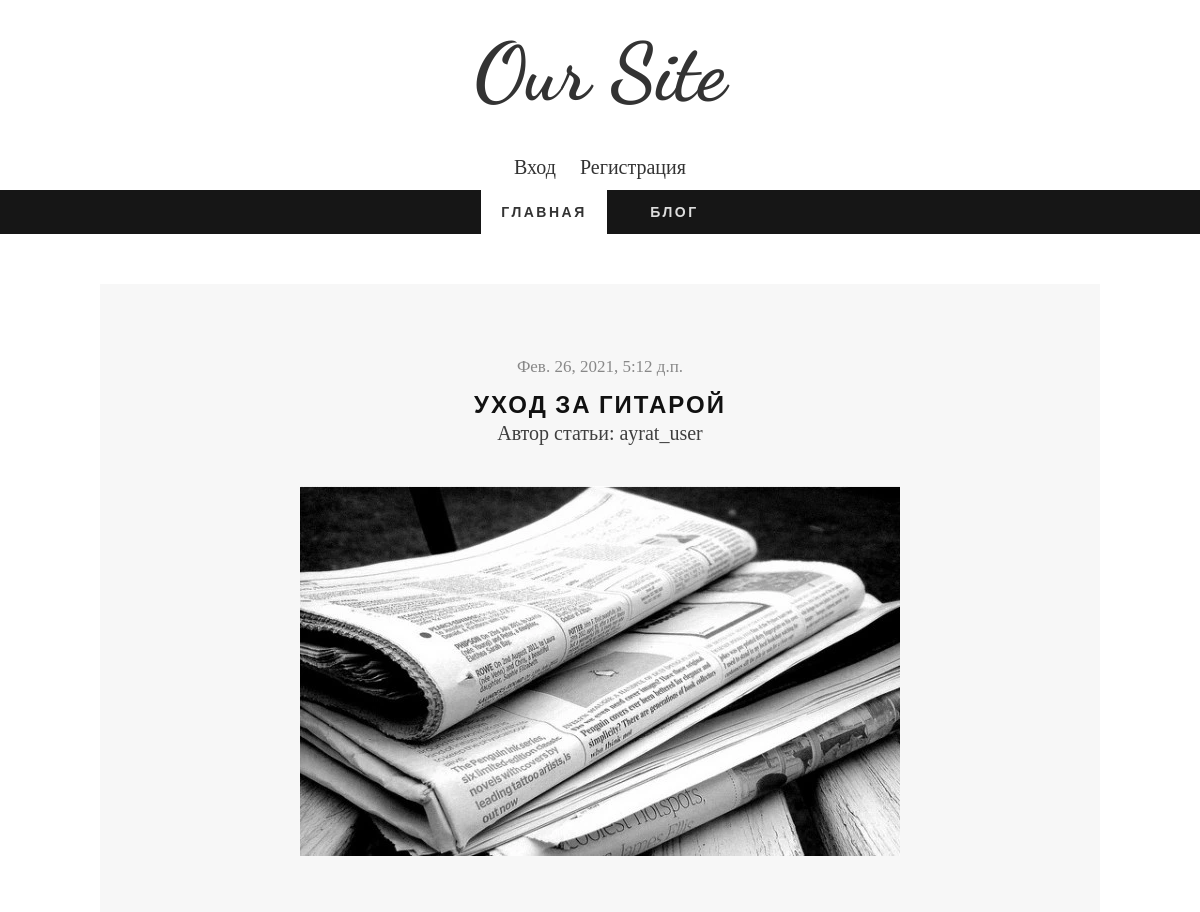
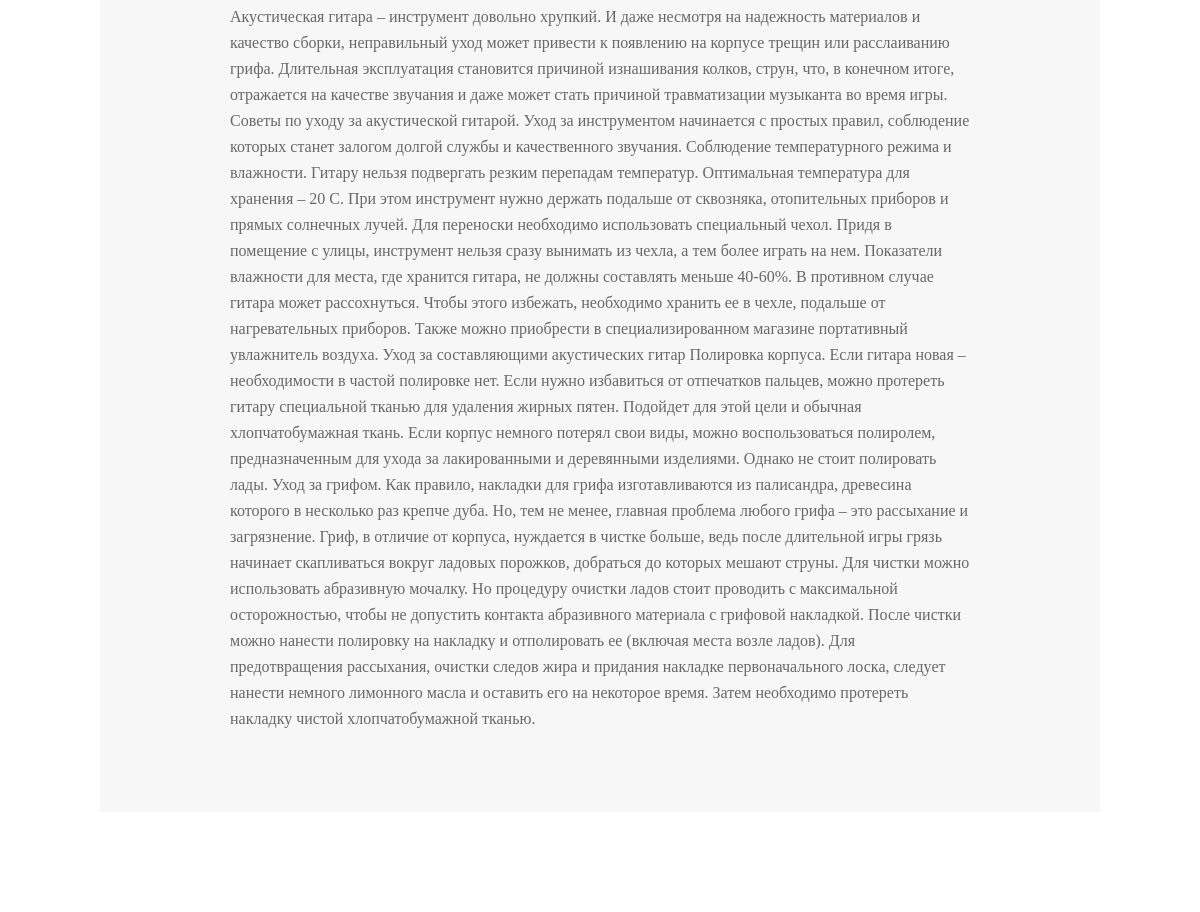
The app's page /blog/5 with its own data (2 pictures, top to bottom).
### blog/models.py (models this page shows)
class Post(models.Model):
    title = models.CharField('Название', max_length=100)
    text = models.TextField('Текст')
    date = models.DateTimeField('Дата публикации', default=timezone.now)
    author = models.ForeignKey(User, verbose_name='Автор', on_delete=models.CASCADE)
    image = models.ImageField('Изображение', default='', upload_to='posts/')
    class Meta():
        verbose_name = 'Пост'
        verbose_name_plural = 'Посты'

### blog/views.py (the view)
# urls.py: path('blog/<int:pk>', views.BlogDetailView.as_view(), name='single-page')
class BlogDetailView(DetailView):
    model = Post
    template_name = 'blog/single.html'
    context_object_name = 'post'
    def get_context_data(self, **kwargs):
        ctx = super(BlogDetailView, self).get_context_data(**kwargs)
        ctx['title'] = f'Запись - {Post.title}'
        return ctx

### blog/templates/blog/single.html
{% extends 'blog/main.html' %}
    {% block content %}
		<div class="wrap-container">
			<div id="main-content">
				<div class="wrap-content">
					<div class="row">
						<article class="single-post zerogrid">
							<div class="row wrap-post">
								<div class="entry-header">
									<span class="time">{{ post.date }}</span>
									<h2 class="entry-title"><a href="#">{{ post.title }}</a></h2>
									<span style='font-size: 20px;'>Автор статьи: {{ post.author }}</span>
								</div>
								<div class="post-thumbnail-wrap">
									<img src="{{ post.image.url }}">
								</div>
								<div class="entry-content">
									<div class="excerpt">
										<p>
											{{ post.text }}
										</p>
									</div>
								</div>
							</div>
						</article>
					</div>
				</div>
			</div>
		</div>
	{% endblock %}

### blog/static/blog/css/zerogrid.css (style rules this page uses)
.zerogrid { width: 1000px; position: relative; margin: 0 auto; padding: 0px; }
.zerogrid:after { content: "\0020"; display: block; height: 0; clear: both; visibility: hidden; }
.zerogrid .row:before,.row:after { content: '\0020'; display: block; overflow: hidden; visibility: hidden; width: 0; height: 0; }
.zerogrid .row:after { clear: both; }
.zerogrid .row { zoom: 1; }

### blog/static/blog/css/style.css (style rules this page uses)
a,abbr,acronym,address,applet,article,aside,audio,b,blockquote,big,body,center,canvas,caption,cite,code,command,datalist,dd,del,details,dfn,dl,div,dt,em,embed,fieldset,figcaption,figure,font,footer,form,h1,h2,h3,h4,h5,h6,header,hgroup,html,i,iframe,img,ins,kbd,keygen,label,legend,li,meter,nav,object,ol,output,p,pre,progress,q,s,samp,section,small,span,source,strike,strong,sub,sup,table,tbody,tfoot,thead,th,tr,tdvideo,tt,u,ul,var { background:transparent;border:0 none;font-size:100%;margin:0;padding:0;border:0;outline:0;vertical-align:top; }
img { vertical-align:top; }
article, aside, audio, canvas, command, datalist, details, embed, figcaption, figure, footer, header, hgroup, keygen, meter, nav, output, progress, section, source, video { display:block; }
* { -webkit-box-sizing: border-box; -moz-box-sizing: border-box; box-sizing: border-box; }
html { -webkit-text-size-adjust: none; }
img { max-width:100%; height: auto;width: auto\9; }
a { color: #333;text-decoration: none; }
h1, h2 { font-size: 25px;line-height: 30px; }
h1, h2, h3, h4, h5, h6 { clear: both;hyphens: auto; color: #000;line-height: 1.2;font-family: 'Montserrat', sans-serif;letter-spacing: 1px; }
p { margin: 10px 0; }
.post:after, .post:before, article:after, article:before, section:after, section:before { clear: both; content: '\0020'; display: block; visibility: hidden; width: 0; height: 0; }
html, body { width:100%; padding:0; margin:0; }
body { font: 16px/26px Arial, Helvetica, sans-serif;font-family: 'Crimson Text', serif;background: #fff; }
#main-content .wrap-content { padding: 50px 0; }
.single-post .wrap-post, .comments-are { background: #f7f7f7;padding:30px; position: relative; }
.single-post .wrap-post { margin-bottom: 50px; }
article { background: #ffffff; color: #3F3F3F; margin-bottom: 40px;padding-bottom: 10px; }
article:after, article:before { clear: both; content: '\0020'; display: block; visibility: hidden; width: 0; height: 0; }
article .post-thumbnail-wrap { text-align: center;width: 100%;margin-bottom: 10px; }
article .entry-header { text-align: center; }
article.single-post .entry-header { padding: 40px 0; }
article.single-post .entry-header h2.entry-title { font-family: 'Cabin', Helvetica, sans-serif;font-size: 24px;font-weight: bold;line-height: 30px;color: #111;letter-spacing: 2px;margin: 0;text-transform: uppercase; }
article.single-post .entry-header h2.entry-title a { color: #111;margin: 0; }
article .entry-header .time { font-family: "Merriweather",Georgia,serif;color: #888;font-size: 17px;padding-bottom: 10px;display: block; }
article .entry-content { padding: 40px 100px; text-align: left; }
article .entry-content p { font-size: 16px;color: #686868; }

### records on screen
Post: date "Фев. 26, 2021, 5:12 д.п.", title "УХОД ЗА ГИТАРОЙ", author "ayrat_user", image (picture), text "Акустическая гитара – инструмент довольно хрупкий. И даже несмотря на надежность материалов и качество сборки, неправильный уход может привести к появлению на корпусе трещин или расслаиванию грифа. Длительная эксплуатация становится причиной изнашивания колков, струн, что, в конечном итоге, отражается на качестве звучания и даже может стать причиной травматизации музыканта во время игры. Советы по уходу за акустической гитарой. Уход за инструментом начинается с простых правил, соблюдение которых станет залогом долгой службы и качественного звучания. Соблюдение температурного режима и влажности. Гитару нельзя подвергать резким перепадам температур. Оптимальная температура для хранения – 20…"
